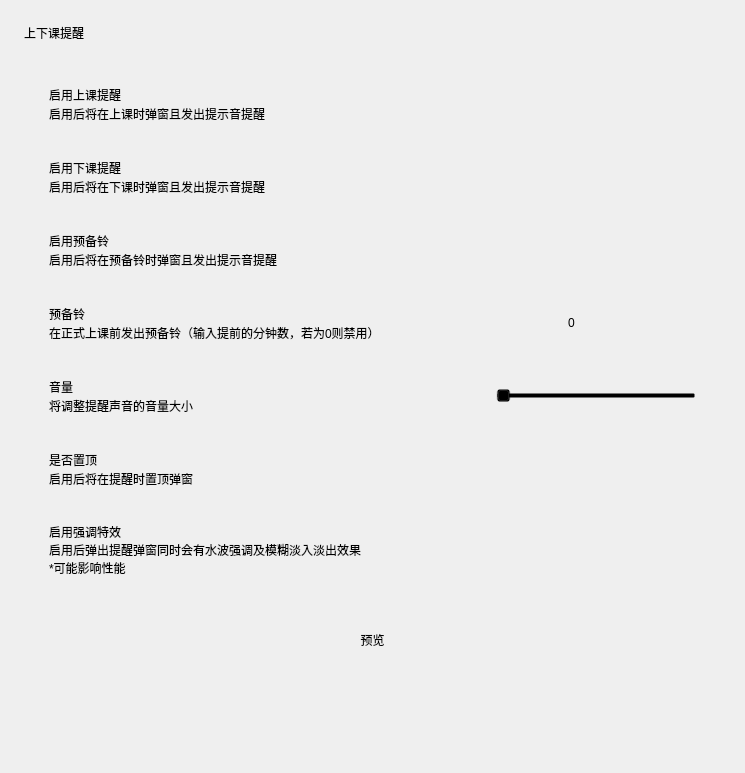
<?xml version="1.0" encoding="UTF-8"?>
<ui version="4.0">
 <class>Form</class>
 <widget class="QWidget" name="Form">
  <property name="geometry">
   <rect>
    <x>0</x>
    <y>0</y>
    <width>745</width>
    <height>773</height>
   </rect>
  </property>
  <property name="sizePolicy">
   <sizepolicy hsizetype="Preferred" vsizetype="Expanding">
    <horstretch>0</horstretch>
    <verstretch>0</verstretch>
   </sizepolicy>
  </property>
  <property name="windowTitle">
   <string>Form</string>
  </property>
  <layout class="QVBoxLayout" name="verticalLayout_2">
   <property name="spacing">
    <number>18</number>
   </property>
   <property name="leftMargin">
    <number>24</number>
   </property>
   <property name="topMargin">
    <number>24</number>
   </property>
   <property name="rightMargin">
    <number>24</number>
   </property>
   <property name="bottomMargin">
    <number>0</number>
   </property>
   <item>
    <widget class="TitleLabel" name="TitleLabel">
     <property name="text">
      <string>上下课提醒</string>
     </property>
    </widget>
   </item>
   <item>
    <widget class="SmoothScrollArea" name="sd_scroll">
     <property name="styleSheet">
      <string notr="true">background: transparent; border: none</string>
     </property>
     <property name="widgetResizable">
      <bool>true</bool>
     </property>
     <widget class="QWidget" name="scrollAreaWidgetContents">
      <property name="geometry">
       <rect>
        <x>0</x>
        <y>0</y>
        <width>697</width>
        <height>691</height>
       </rect>
      </property>
      <layout class="QVBoxLayout" name="verticalLayout_9">
       <item>
        <layout class="QVBoxLayout" name="verticalLayout_5">
         <property name="spacing">
          <number>3</number>
         </property>
         <item>
          <widget class="CardWidget" name="CardWidget_6">
           <property name="minimumSize">
            <size>
             <width>0</width>
             <height>70</height>
            </size>
           </property>
           <layout class="QHBoxLayout" name="horizontalLayout_6">
            <property name="leftMargin">
             <number>16</number>
            </property>
            <property name="topMargin">
             <number>16</number>
            </property>
            <property name="rightMargin">
             <number>16</number>
            </property>
            <property name="bottomMargin">
             <number>16</number>
            </property>
            <item>
             <layout class="QVBoxLayout" name="verticalLayout_10">
              <property name="spacing">
               <number>0</number>
              </property>
              <item>
               <widget class="StrongBodyLabel" name="StrongBodyLabel_6">
                <property name="sizePolicy">
                 <sizepolicy hsizetype="Expanding" vsizetype="Preferred">
                  <horstretch>0</horstretch>
                  <verstretch>0</verstretch>
                 </sizepolicy>
                </property>
                <property name="text">
                 <string>启用上课提醒</string>
                </property>
               </widget>
              </item>
              <item>
               <widget class="CaptionLabel" name="CaptionLabel_5">
                <property name="text">
                 <string>启用后将在上课时弹窗且发出提示音提醒</string>
                </property>
                <property name="wordWrap">
                 <bool>true</bool>
                </property>
                <property name="lightColor" stdset="0">
                 <color alpha="150">
                  <red>0</red>
                  <green>0</green>
                  <blue>0</blue>
                 </color>
                </property>
                <property name="darkColor" stdset="0">
                 <color alpha="200">
                  <red>255</red>
                  <green>255</green>
                  <blue>255</blue>
                 </color>
                </property>
               </widget>
              </item>
             </layout>
            </item>
            <item>
             <widget class="SwitchButton" name="switch_enable_attend">
              <property name="onText">
               <string>启用</string>
              </property>
              <property name="offText">
               <string>禁用</string>
              </property>
             </widget>
            </item>
           </layout>
          </widget>
         </item>
         <item>
          <widget class="CardWidget" name="CardWidget_10">
           <property name="minimumSize">
            <size>
             <width>0</width>
             <height>70</height>
            </size>
           </property>
           <layout class="QHBoxLayout" name="horizontalLayout_8">
            <property name="leftMargin">
             <number>16</number>
            </property>
            <property name="topMargin">
             <number>16</number>
            </property>
            <property name="rightMargin">
             <number>16</number>
            </property>
            <property name="bottomMargin">
             <number>16</number>
            </property>
            <item>
             <layout class="QVBoxLayout" name="verticalLayout_12">
              <property name="spacing">
               <number>0</number>
              </property>
              <item>
               <widget class="StrongBodyLabel" name="StrongBodyLabel_8">
                <property name="sizePolicy">
                 <sizepolicy hsizetype="Expanding" vsizetype="Preferred">
                  <horstretch>0</horstretch>
                  <verstretch>0</verstretch>
                 </sizepolicy>
                </property>
                <property name="text">
                 <string>启用下课提醒</string>
                </property>
               </widget>
              </item>
              <item>
               <widget class="CaptionLabel" name="CaptionLabel_7">
                <property name="text">
                 <string>启用后将在下课时弹窗且发出提示音提醒</string>
                </property>
                <property name="wordWrap">
                 <bool>true</bool>
                </property>
                <property name="lightColor" stdset="0">
                 <color alpha="150">
                  <red>0</red>
                  <green>0</green>
                  <blue>0</blue>
                 </color>
                </property>
                <property name="darkColor" stdset="0">
                 <color alpha="200">
                  <red>255</red>
                  <green>255</green>
                  <blue>255</blue>
                 </color>
                </property>
               </widget>
              </item>
             </layout>
            </item>
            <item>
             <widget class="SwitchButton" name="switch_enable_finish">
              <property name="onText">
               <string>启用</string>
              </property>
              <property name="offText">
               <string>禁用</string>
              </property>
             </widget>
            </item>
           </layout>
          </widget>
         </item>
         <item>
          <widget class="CardWidget" name="CardWidget_11">
           <property name="minimumSize">
            <size>
             <width>0</width>
             <height>70</height>
            </size>
           </property>
           <layout class="QHBoxLayout" name="horizontalLayout_10">
            <property name="leftMargin">
             <number>16</number>
            </property>
            <property name="topMargin">
             <number>16</number>
            </property>
            <property name="rightMargin">
             <number>16</number>
            </property>
            <property name="bottomMargin">
             <number>16</number>
            </property>
            <item>
             <layout class="QVBoxLayout" name="verticalLayout_16">
              <property name="spacing">
               <number>0</number>
              </property>
              <item>
               <widget class="StrongBodyLabel" name="StrongBodyLabel_10">
                <property name="sizePolicy">
                 <sizepolicy hsizetype="Expanding" vsizetype="Preferred">
                  <horstretch>0</horstretch>
                  <verstretch>0</verstretch>
                 </sizepolicy>
                </property>
                <property name="text">
                 <string>启用预备铃</string>
                </property>
               </widget>
              </item>
              <item>
               <widget class="CaptionLabel" name="CaptionLabel_11">
                <property name="text">
                 <string>启用后将在预备铃时弹窗且发出提示音提醒</string>
                </property>
                <property name="wordWrap">
                 <bool>true</bool>
                </property>
                <property name="lightColor" stdset="0">
                 <color alpha="150">
                  <red>0</red>
                  <green>0</green>
                  <blue>0</blue>
                 </color>
                </property>
                <property name="darkColor" stdset="0">
                 <color alpha="200">
                  <red>255</red>
                  <green>255</green>
                  <blue>255</blue>
                 </color>
                </property>
               </widget>
              </item>
             </layout>
            </item>
            <item>
             <widget class="SwitchButton" name="switch_enable_prepare">
              <property name="onText">
               <string>启用</string>
              </property>
              <property name="offText">
               <string>禁用</string>
              </property>
             </widget>
            </item>
           </layout>
          </widget>
         </item>
         <item>
          <widget class="CardWidget" name="CardWidget_8">
           <property name="minimumSize">
            <size>
             <width>0</width>
             <height>70</height>
            </size>
           </property>
           <layout class="QHBoxLayout" name="horizontalLayout_11">
            <property name="leftMargin">
             <number>16</number>
            </property>
            <property name="topMargin">
             <number>16</number>
            </property>
            <property name="rightMargin">
             <number>16</number>
            </property>
            <property name="bottomMargin">
             <number>16</number>
            </property>
            <item>
             <layout class="QVBoxLayout" name="verticalLayout_13">
              <property name="spacing">
               <number>0</number>
              </property>
              <item>
               <widget class="StrongBodyLabel" name="StrongBodyLabel_11">
                <property name="sizePolicy">
                 <sizepolicy hsizetype="Expanding" vsizetype="Preferred">
                  <horstretch>0</horstretch>
                  <verstretch>0</verstretch>
                 </sizepolicy>
                </property>
                <property name="text">
                 <string>预备铃</string>
                </property>
               </widget>
              </item>
              <item>
               <widget class="CaptionLabel" name="CaptionLabel_8">
                <property name="text">
                 <string>在正式上课前发出预备铃（输入提前的分钟数，若为0则禁用）</string>
                </property>
                <property name="wordWrap">
                 <bool>true</bool>
                </property>
                <property name="lightColor" stdset="0">
                 <color alpha="150">
                  <red>0</red>
                  <green>0</green>
                  <blue>0</blue>
                 </color>
                </property>
                <property name="darkColor" stdset="0">
                 <color alpha="200">
                  <red>255</red>
                  <green>255</green>
                  <blue>255</blue>
                 </color>
                </property>
               </widget>
              </item>
             </layout>
            </item>
            <item>
             <widget class="SpinBox" name="spin_prepare_class">
              <property name="minimumSize">
               <size>
                <width>130</width>
                <height>33</height>
               </size>
              </property>
              <property name="maximum">
               <number>9</number>
              </property>
             </widget>
            </item>
           </layout>
          </widget>
         </item>
         <item>
          <widget class="CardWidget" name="CardWidget_7">
           <property name="minimumSize">
            <size>
             <width>0</width>
             <height>70</height>
            </size>
           </property>
           <layout class="QHBoxLayout" name="horizontalLayout_7">
            <property name="leftMargin">
             <number>16</number>
            </property>
            <property name="topMargin">
             <number>16</number>
            </property>
            <property name="rightMargin">
             <number>16</number>
            </property>
            <property name="bottomMargin">
             <number>16</number>
            </property>
            <item>
             <layout class="QVBoxLayout" name="verticalLayout_11">
              <property name="spacing">
               <number>0</number>
              </property>
              <item>
               <widget class="StrongBodyLabel" name="StrongBodyLabel_7">
                <property name="text">
                 <string>音量</string>
                </property>
               </widget>
              </item>
              <item>
               <widget class="CaptionLabel" name="CaptionLabel_6">
                <property name="text">
                 <string>将调整提醒声音的音量大小</string>
                </property>
                <property name="lightColor" stdset="0">
                 <color alpha="150">
                  <red>0</red>
                  <green>0</green>
                  <blue>0</blue>
                 </color>
                </property>
                <property name="darkColor" stdset="0">
                 <color alpha="200">
                  <red>255</red>
                  <green>255</green>
                  <blue>255</blue>
                 </color>
                </property>
               </widget>
              </item>
             </layout>
            </item>
            <item>
             <widget class="Slider" name="slider_volume">
              <property name="sizePolicy">
               <sizepolicy hsizetype="Maximum" vsizetype="Fixed">
                <horstretch>0</horstretch>
                <verstretch>0</verstretch>
               </sizepolicy>
              </property>
              <property name="minimumSize">
               <size>
                <width>200</width>
                <height>0</height>
               </size>
              </property>
              <property name="orientation">
               <enum>Qt::Horizontal</enum>
              </property>
             </widget>
            </item>
           </layout>
          </widget>
         </item>
         <item>
          <widget class="CardWidget" name="CardWidget_12">
           <property name="minimumSize">
            <size>
             <width>0</width>
             <height>70</height>
            </size>
           </property>
           <layout class="QHBoxLayout" name="horizontalLayout_13">
            <property name="leftMargin">
             <number>16</number>
            </property>
            <property name="topMargin">
             <number>16</number>
            </property>
            <property name="rightMargin">
             <number>16</number>
            </property>
            <property name="bottomMargin">
             <number>16</number>
            </property>
            <item>
             <layout class="QVBoxLayout" name="verticalLayout_17">
              <property name="spacing">
               <number>0</number>
              </property>
              <item>
               <widget class="StrongBodyLabel" name="StrongBodyLabel_13">
                <property name="sizePolicy">
                 <sizepolicy hsizetype="Expanding" vsizetype="Preferred">
                  <horstretch>0</horstretch>
                  <verstretch>0</verstretch>
                 </sizepolicy>
                </property>
                <property name="text">
                 <string>是否置顶</string>
                </property>
               </widget>
              </item>
              <item>
               <widget class="CaptionLabel" name="CaptionLabel_12">
                <property name="text">
                 <string>启用后将在提醒时置顶弹窗</string>
                </property>
                <property name="lightColor" stdset="0">
                 <color alpha="150">
                  <red>0</red>
                  <green>0</green>
                  <blue>0</blue>
                 </color>
                </property>
                <property name="darkColor" stdset="0">
                 <color alpha="200">
                  <red>255</red>
                  <green>255</green>
                  <blue>255</blue>
                 </color>
                </property>
               </widget>
              </item>
             </layout>
            </item>
            <item>
             <widget class="SwitchButton" name="switch_enable_pin_toast">
              <property name="onText">
               <string>启用</string>
              </property>
              <property name="offText">
               <string>禁用</string>
              </property>
             </widget>
            </item>
           </layout>
          </widget>
         </item>
         <item>
          <widget class="CardWidget" name="CardWidget_9">
           <property name="minimumSize">
            <size>
             <width>0</width>
             <height>70</height>
            </size>
           </property>
           <layout class="QHBoxLayout" name="horizontalLayout_12">
            <property name="leftMargin">
             <number>16</number>
            </property>
            <property name="topMargin">
             <number>16</number>
            </property>
            <property name="rightMargin">
             <number>16</number>
            </property>
            <property name="bottomMargin">
             <number>16</number>
            </property>
            <item>
             <layout class="QVBoxLayout" name="verticalLayout_14">
              <property name="spacing">
               <number>0</number>
              </property>
              <item>
               <widget class="StrongBodyLabel" name="StrongBodyLabel_12">
                <property name="sizePolicy">
                 <sizepolicy hsizetype="Expanding" vsizetype="Preferred">
                  <horstretch>0</horstretch>
                  <verstretch>0</verstretch>
                 </sizepolicy>
                </property>
                <property name="text">
                 <string>启用强调特效</string>
                </property>
               </widget>
              </item>
              <item>
               <widget class="CaptionLabel" name="CaptionLabel_9">
                <property name="text">
                 <string>启用后弹出提醒弹窗同时会有水波强调及模糊淡入淡出效果
*可能影响性能</string>
                </property>
                <property name="wordWrap">
                 <bool>true</bool>
                </property>
                <property name="lightColor" stdset="0">
                 <color alpha="150">
                  <red>0</red>
                  <green>0</green>
                  <blue>0</blue>
                 </color>
                </property>
                <property name="darkColor" stdset="0">
                 <color alpha="200">
                  <red>255</red>
                  <green>255</green>
                  <blue>255</blue>
                 </color>
                </property>
               </widget>
              </item>
             </layout>
            </item>
            <item>
             <widget class="SwitchButton" name="switch_enable_wave">
              <property name="onText">
               <string>启用</string>
              </property>
              <property name="offText">
               <string>禁用</string>
              </property>
             </widget>
            </item>
           </layout>
          </widget>
         </item>
        </layout>
       </item>
       <item>
        <widget class="QFrame" name="blank">
         <property name="minimumSize">
          <size>
           <width>0</width>
           <height>25</height>
          </size>
         </property>
         <property name="frameShape">
          <enum>QFrame::StyledPanel</enum>
         </property>
         <property name="frameShadow">
          <enum>QFrame::Raised</enum>
         </property>
         <property name="lineWidth">
          <number>5</number>
         </property>
        </widget>
       </item>
       <item>
        <layout class="QHBoxLayout" name="horizontalLayout">
         <item>
          <spacer name="horizontalSpacer">
           <property name="orientation">
            <enum>Qt::Horizontal</enum>
           </property>
           <property name="sizeHint" stdset="0">
            <size>
             <width>40</width>
             <height>20</height>
            </size>
           </property>
          </spacer>
         </item>
         <item>
          <widget class="PrimaryDropDownPushButton" name="preview">
           <property name="sizePolicy">
            <sizepolicy hsizetype="Expanding" vsizetype="Fixed">
             <horstretch>0</horstretch>
             <verstretch>0</verstretch>
            </sizepolicy>
           </property>
           <property name="text">
            <string>预览</string>
           </property>
          </widget>
         </item>
         <item>
          <spacer name="horizontalSpacer_2">
           <property name="orientation">
            <enum>Qt::Horizontal</enum>
           </property>
           <property name="sizeHint" stdset="0">
            <size>
             <width>40</width>
             <height>20</height>
            </size>
           </property>
          </spacer>
         </item>
        </layout>
       </item>
       <item>
        <spacer name="verticalSpacer">
         <property name="orientation">
          <enum>Qt::Vertical</enum>
         </property>
         <property name="sizeHint" stdset="0">
          <size>
           <width>20</width>
           <height>40</height>
          </size>
         </property>
        </spacer>
       </item>
      </layout>
     </widget>
    </widget>
   </item>
  </layout>
 </widget>
 <customwidgets>
  <customwidget>
   <class>PushButton</class>
   <extends>QPushButton</extends>
   <header>qfluentwidgets</header>
  </customwidget>
  <customwidget>
   <class>PrimaryPushButton</class>
   <extends>PushButton</extends>
   <header>qfluentwidgets</header>
  </customwidget>
  <customwidget>
   <class>PrimaryDropDownPushButton</class>
   <extends>PrimaryPushButton</extends>
   <header>qfluentwidgets</header>
  </customwidget>
  <customwidget>
   <class>SwitchButton</class>
   <extends>QWidget</extends>
   <header>qfluentwidgets</header>
  </customwidget>
  <customwidget>
   <class>Slider</class>
   <extends>QSlider</extends>
   <header>qfluentwidgets</header>
  </customwidget>
  <customwidget>
   <class>CardWidget</class>
   <extends>QFrame</extends>
   <header>qfluentwidgets</header>
   <container>1</container>
  </customwidget>
  <customwidget>
   <class>SmoothScrollArea</class>
   <extends>QScrollArea</extends>
   <header>qfluentwidgets</header>
   <container>1</container>
  </customwidget>
  <customwidget>
   <class>CaptionLabel</class>
   <extends>QLabel</extends>
   <header>qfluentwidgets</header>
  </customwidget>
  <customwidget>
   <class>StrongBodyLabel</class>
   <extends>QLabel</extends>
   <header>qfluentwidgets</header>
  </customwidget>
  <customwidget>
   <class>TitleLabel</class>
   <extends>QLabel</extends>
   <header>qfluentwidgets</header>
  </customwidget>
  <customwidget>
   <class>SpinBox</class>
   <extends>QSpinBox</extends>
   <header>qfluentwidgets</header>
  </customwidget>
 </customwidgets>
 <resources/>
 <connections/>
</ui>
